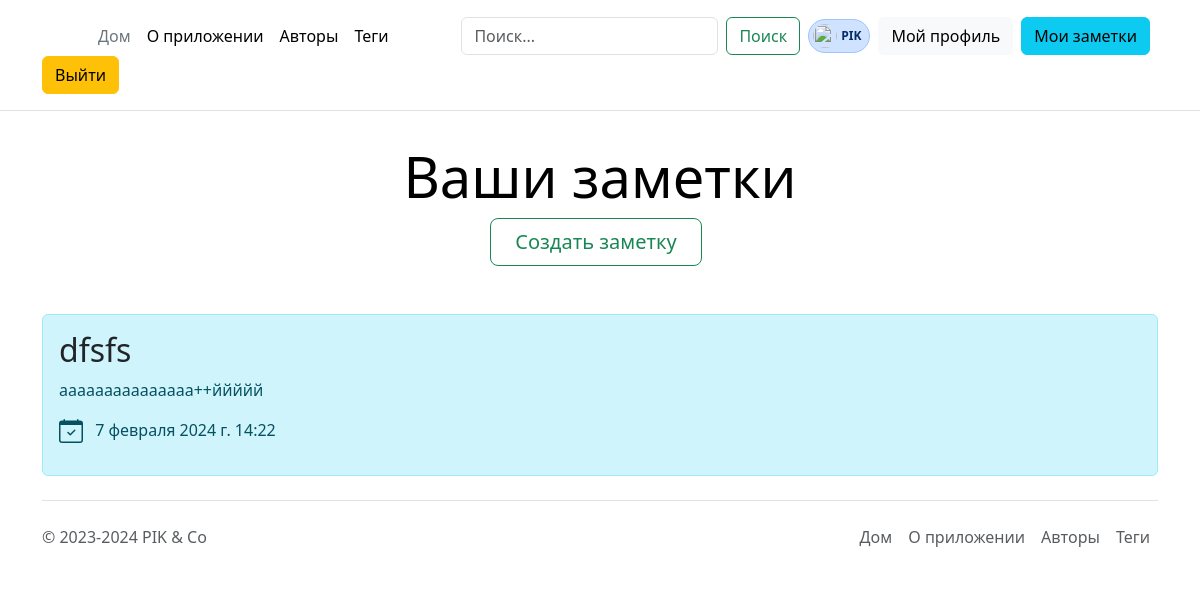
Page /note/PIK/notes (signed in) on the earlier database version.
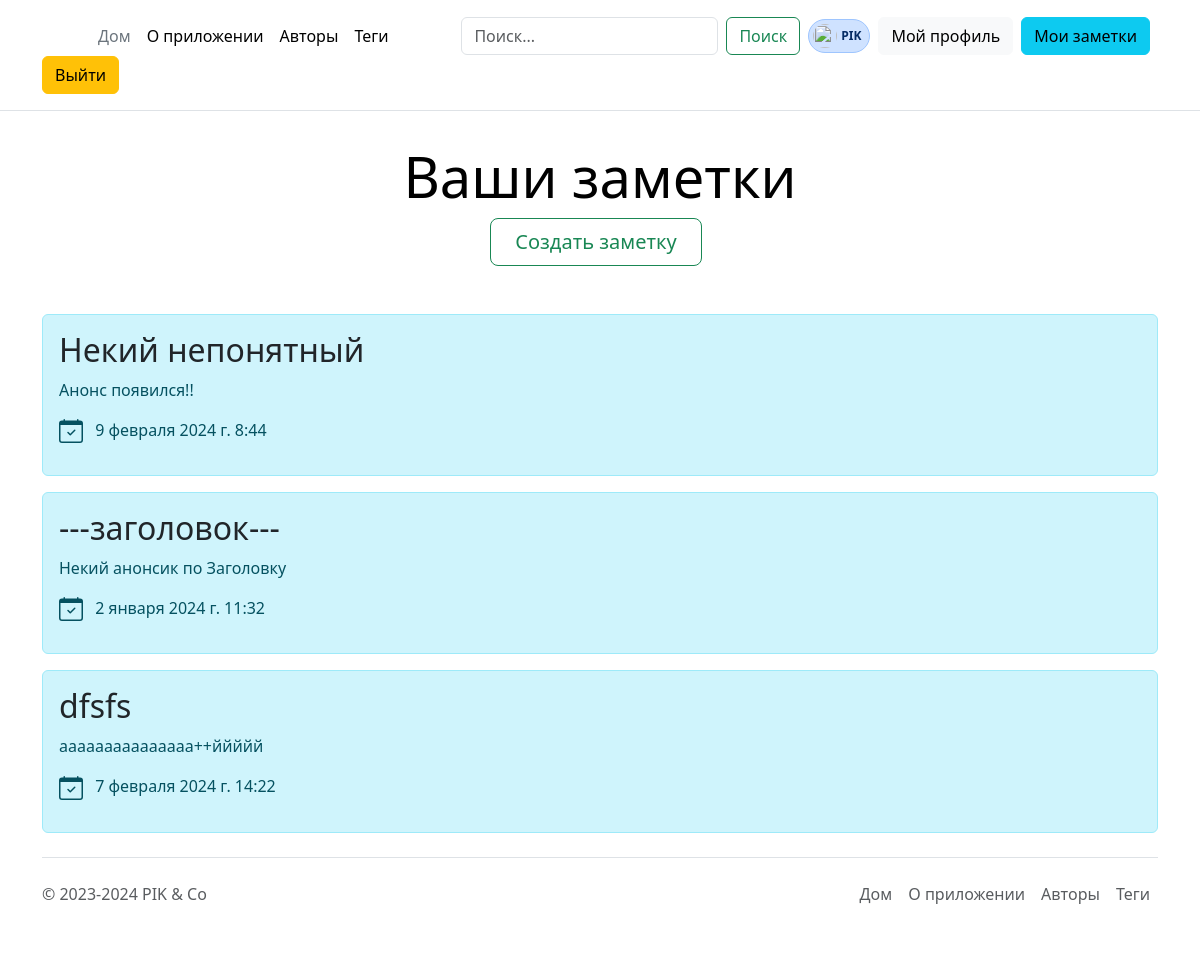
Same page on the later database version.
### notes/models.py (models this page shows, shortened)
class Note(models.Model):
    uuid = models.UUIDField(primary_key=True, default=uuid.uuid4, editable=False)
    title = models.CharField(max_length=255, verbose_name="Заголовок", help_text="Не более 255 символов")
    anons = models.CharField(max_length=255, verbose_name="Анонс", help_text="Не более 255 символов")
    content = models.TextField(verbose_name="Содержание заметки")
    created_at = models.DateTimeField(auto_now_add=True)
    mod_time = models.DateTimeField(null=True, blank=True, auto_now=True, db_index=True)
    image = models.ImageField(upload_to=upload_to, null=True, blank=True, verbose_name="Превью")
    tags = models.ManyToManyField(Tag, related_name="notes", verbose_name="Теги")
    user = models.ForeignKey(get_user_model(), on_delete=models.CASCADE, verbose_name="Владелец")
    objects = models.Manager()  # Он подключается к базе.
    class Meta:
        ordering = ['-mod_time']  # Сортировка по умолчанию.
        indexes = [
            models.Index(fields=("created_at",), name="created_at_index"),
            models.Index(fields=("mod_time",), name="mod_at_index")
        ]

### notes/views.py (the view)
# urls.py: path("<username>/notes", views.user_notes_view, name="user_notes"),
def user_notes_view(request: WSGIRequest, username):
    user = User.objects.get(username=username)
    user_notes = Note.objects.filter(user=user)
    print(username)
    return render(request, 'note/user_notes.html', {"notes": user_notes, "username": username})

### notes/templates/note/user_notes.html (shortened to what this page needs)
{% extends 'base.html' %}
{% block content %}
  <div class='container'>
    {% if user.is_authenticated and username == user.username %}
      <div class="pricing-header p-3 pb-md-4 mx-auto text-center">
        <h1 class="display-4 fw-normal text-body-emphasis">Ваши заметки</h1>
        <div class="pricing-header pb-md-4 mx-auto text-center">
          <a href="{% url 'create' %}" class="btn btn-outline-success btn-lg px-4 me-md-2">Создать заметку</a>
        </div>
      </div>
    {% else %}
      <div class="pricing-header p-3 pb-md-4 mx-auto text-center">
        <h1 class="display-4 fw-normal text-body-emphasis">Заметки пользователя "{{ username }}"</h1>
      </div>
    {% endif %}
    {% if notes|length > 0 %}
      {% for note in notes %}
        <div class="alert alert-info">
          <h2>
            <a class="text-dark text-decoration-none" href="{% url 'note' note.uuid %}">{{ note.title }}</a>
          </h2>
          <p>{{ note.anons }}</p>
          <p class="card-text my-3">
            {{ note.created_at }}
          </p>
        </div>
      {% endfor %}
    {% else %}
      <p>К сожалению, у "{{ username }}" заметок нет.</p>
    {% endif %}
  </div>
{% endblock %}

Differences in the rows shown:
added Note: title "Некий непонятный", anons "Анонс появился!!", created_at "9 февраля 2024 г. 8:44"
now on this page (row edited): Note: title "---заголовок---", anons "Некий анонсик по Заголовку", created_at "2 января 2024 г. 11:32"
